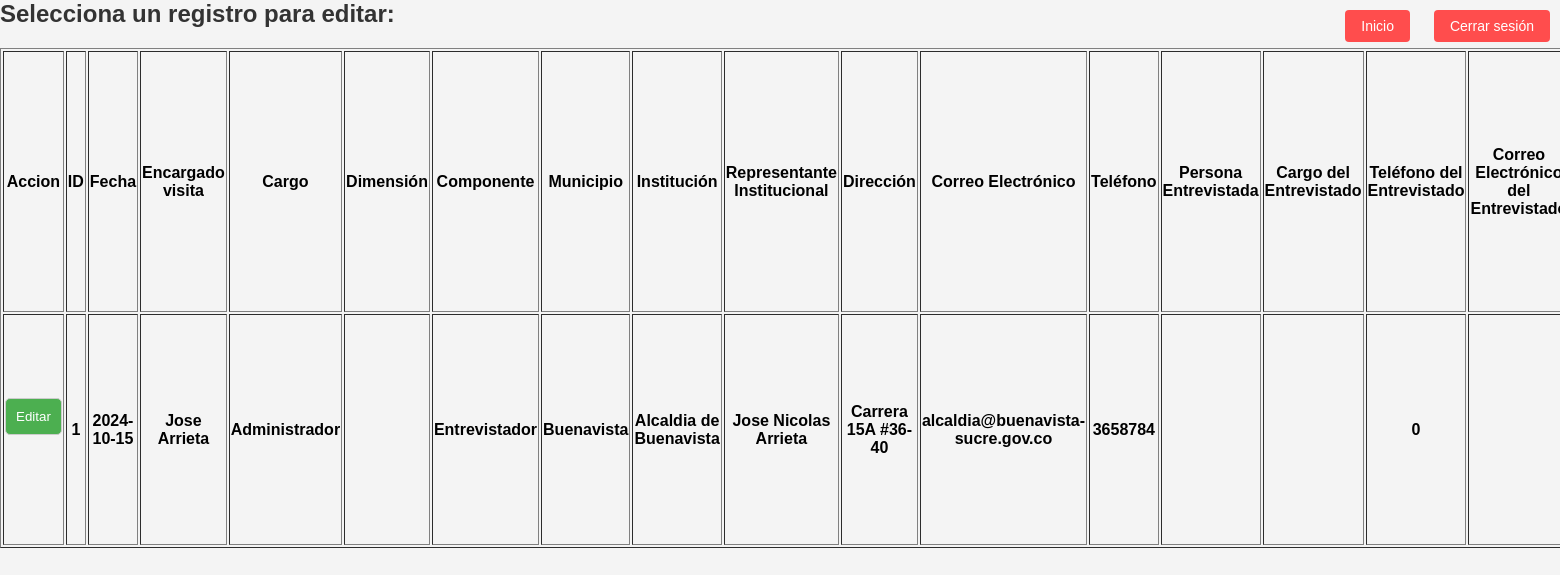
Page /update_climatico.php (signed in) on the committed database.
### tables this page shows
CREATE TABLE `asistencia_cambio_climatico` (
  `id` int(11) NOT NULL,
  `fecha` date DEFAULT NULL,
  `encargado_visita` varchar(100) DEFAULT NULL,
  `cargo` varchar(50) DEFAULT NULL,
  `dimension` varchar(50) DEFAULT NULL,
  `componente` varchar(50) DEFAULT NULL,
  `municipio` varchar(50) DEFAULT NULL,
  `institucion` varchar(100) DEFAULT NULL,
  `rep_institucional` varchar(100) DEFAULT NULL,
  `direccion` varchar(100) DEFAULT NULL,
  `correo_elec` varchar(100) DEFAULT NULL,
  `telefono` double DEFAULT NULL,
  `persona_entrevistada` varchar(100) DEFAULT NULL,
  `cargo_del_entrevistado` varchar(100) DEFAULT NULL,
  `telefono_del_entrevistado` double DEFAULT NULL,
  `correo_elec_entrevistado` varchar(100) DEFAULT NULL,
  `objetivo_de_la_visita` varchar(200) DEFAULT NULL,
  `desarrollo` varchar(1000) DEFAULT NULL,
  `compromisos` varchar(1000) DEFAULT NULL,
  `nombre_funcionario_entidad` varchar(100) DEFAULT NULL,
  `cargo_funcionario_entidad` varchar(50) DEFAULT NULL,
  `nombre_funcionario_departamento` varchar(100) DEFAULT NULL,
  `cargo_funcionario_departamento` varchar(50) DEFAULT NULL
);

### update_climatico.php (the view, shortened to what this page needs)
<?php
$host = "127.0.0.1:3306";
$port = 3306;
$socket = "";
$user = "u337956361_dsas";
$password = "Saludambiental2024";
$dbname = "u337956361_saludambiental";
$con = new mysqli($host, $user, $password, $dbname, $port, $socket)
    or die('Could not connect to the database server' . mysqli_connect_error());
$query = "SELECT * FROM asistencia_cambio_climatico";
if ($stmt = $con->prepare($query)) {
    $stmt->execute();
    $stmt->bind_result(
            $id,
            $fecha,
            $encargado_visita,
            $cargo,
            $dimension,
            $componente,
            $municipio,
            $institucion,
            $rep_institucional,
            $direccion,
            $correo_elec,
            $telefono,
            $persona_entrevistada,
            $cargo_del_entrevistado,
            $telefono_del_entrevistado,
            $correo_elec_entrevistado,
            $objetivo_de_la_visita,
            $desarrollo,
            $compromisos,
            $nombre_funcionario_entidad,
            $cargo_funcionario_entidad,
            $nombre_funcionario_departamento,
            $cargo_funcionario_departamento
    );
    echo "<h2>Selecciona un registro para editar:</h2>";
    echo "<table border='1' height='500px'>";
    echo "<tr>
            <th>Accion</th>
            <th>ID</th>
            <th>Fecha</th>
            <th>Encargado visita</th>
            <th>Cargo</th>
            <th>Dimensión</th>
            <th>Componente</th>
            <th>Municipio</th>
            <th>Institución</th>
            <th>Representante Institucional</th>
            <th>Dirección</th>
            <th>Correo Electrónico</th>
            <th>Teléfono</th>
            <th>Persona Entrevistada</th>
            <th>Cargo del Entrevistado</th>
            <th>Teléfono del Entrevistado</th>
            <th>Correo Electrónico del Entrevistado</th>
            <th>Objetivo de la Visita</th>
            <th>Desarrollo</th>
            <th>Compromisos</th>
            <th>Nombre Funcionario Entidad</th>
            <th>Cargo Funcionario Entidad</th>
            <th>Nombre Funcionario Departamento</th>
            <th>Cargo Funcionario Departamento</th>
          </tr>";
    while ($stmt->fetch()) {
        echo "<tr>";
        echo "<td>";
        echo "<form action='update_climatico.php' method='post'>";
        echo "<input type='submit' value='Editar'>";
        echo "</form>";
        echo "</td>";
        echo   "<th>$id</th>
                <th>$fecha</th>
                <th>$encargado_visita</th>
                <th>$cargo</th>
                <th>$dimension</th>
                <th>$componente</th>
                <th>$municipio</th>
                <th>$institucion</th>
                <th>$rep_institucional</th>
                <th>$direccion</th>
                <th>$correo_elec</th>
                <th>$telefono</th>
                <th>$persona_entrevistada</th>
                <th>$cargo_del_entrevistado</th>
                <th>$telefono_del_entrevistado</th>
                <th>$correo_elec_entrevistado</th>
                <th>$objetivo_de_la_visita</th>
                <th>$desarrollo</th>
                <th>$compromisos</th>
                <th>$nombre_funcionario_entidad</th>
                <th>$cargo_funcionario_entidad</th>
                <th>$nombre_funcionario_departamento</th>
                <th>$cargo_funcionario_departamento</th>";
        echo "</tr>";
    }
    echo "</table>";
}
?>
<!DOCTYPE html>
<html lang="es">
<head>
</head>
<a href="../amb_1_index/Inicio_cambio_climatico.html" class="Index_button">Inicio</a>
<a href="logout_climatico_upd.php" class="logout-button">Cerrar sesión</a>
<body>
</body>
</html>

### update_climatico.php (style rules this page uses)
body { font-family: Arial, sans-serif; background-color: #f4f4f4; margin: 0; padding: 0; }
h2 { color: #333; }
input[type="text"], input[type="number"], input[type="date"], textarea, select, input[type="submit"] { width: 100%; padding: 10px; margin-bottom: 10px; border: 1px solid #ccc; border-radius: 5px; box-sizing: border-box; }
input[type="submit"] { background-color: #4caf50; color: #fff; cursor: pointer; }
.logout-button { display: inline-block; padding: 8px 16px; background-color: #ff4d4d; color: #fff; text-align: center; text-decoration: none; border-radius: 4px; font-size: 14px; font-family: Arial, sans-serif; cursor: pointer; position: absolute; top: 10px; right: 10px; }
.Index_button { display: inline-block; padding: 8px 16px; background-color: #ff4d4d; color: #fff; text-align: center; text-decoration: none; border-radius: 4px; font-size: 14px; font-family: Arial, sans-serif; cursor: pointer; position: absolute; top: 10px; right: 150px; }

### rows in the picture
asistencia_cambio_climatico: id "1", fecha "2024-10-15", encargado_visita "Jose Arrieta", cargo "Administrador", componente "Entrevistador", municipio "Buenavista", institucion "Alcaldia de Buenavista", rep_institucional "Jose Nicolas Arrieta", direccion "Carrera 15A #36-40", correo_elec "alcaldia@buenavista-sucre.gov.co", telefono "3658784", telefono_del_entrevistado "0"
